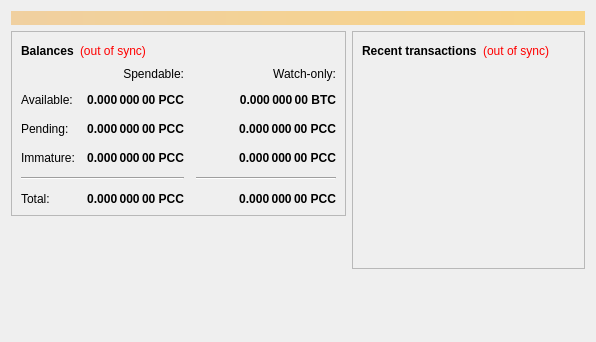
<?xml version="1.0" encoding="UTF-8"?>
<ui version="4.0">
 <class>OverviewPage</class>
 <widget class="QWidget" name="OverviewPage">
  <property name="geometry">
   <rect>
    <x>0</x>
    <y>0</y>
    <width>596</width>
    <height>342</height>
   </rect>
  </property>
  <property name="windowTitle">
   <string>Form</string>
  </property>
  <layout class="QVBoxLayout" name="topLayout">
   <item>
    <widget class="QLabel" name="labelAlerts">
     <property name="visible">
      <bool>false</bool>
     </property>
     <property name="styleSheet">
      <string notr="true">background-color: qlineargradient(x1: 0, y1: 0, x2: 1, y2: 0, stop:0 #F0D0A0, stop:1 #F8D488); color:#000000;</string>
     </property>
     <property name="wordWrap">
      <bool>true</bool>
     </property>
     <property name="margin">
      <number>3</number>
     </property>
    </widget>
   </item>
   <item>
    <layout class="QHBoxLayout" name="horizontalLayout" stretch="1,1">
     <item>
      <layout class="QVBoxLayout" name="verticalLayout_2">
       <item>
        <widget class="QFrame" name="frame">
         <property name="frameShape">
          <enum>QFrame::StyledPanel</enum>
         </property>
         <property name="frameShadow">
          <enum>QFrame::Raised</enum>
         </property>
         <layout class="QVBoxLayout" name="verticalLayout_4">
          <item>
           <layout class="QHBoxLayout" name="horizontalLayout_4">
            <item>
             <widget class="QLabel" name="label_5">
              <property name="font">
               <font>
                <weight>75</weight>
                <bold>true</bold>
               </font>
              </property>
              <property name="text">
               <string>Balances</string>
              </property>
             </widget>
            </item>
            <item>
             <widget class="QLabel" name="labelWalletStatus">
              <property name="cursor">
               <cursorShape>WhatsThisCursor</cursorShape>
              </property>
              <property name="toolTip">
               <string>The displayed information may be out of date. Your wallet automatically synchronizes with the PLNcoin network after a connection is established, but this process has not completed yet.</string>
              </property>
              <property name="styleSheet">
               <string notr="true">QLabel { color: red; }</string>
              </property>
              <property name="text">
               <string notr="true">(out of sync)</string>
              </property>
              <property name="alignment">
               <set>Qt::AlignLeading|Qt::AlignLeft|Qt::AlignVCenter</set>
              </property>
             </widget>
            </item>
            <item>
             <spacer name="horizontalSpacer_3">
              <property name="orientation">
               <enum>Qt::Horizontal</enum>
              </property>
              <property name="sizeHint" stdset="0">
               <size>
                <width>40</width>
                <height>20</height>
               </size>
              </property>
             </spacer>
            </item>
           </layout>
          </item>
          <item>
           <layout class="QGridLayout" name="gridLayout">
            <property name="spacing">
             <number>12</number>
            </property>
            <item row="2" column="2">
             <widget class="QLabel" name="labelWatchPending">
              <property name="font">
               <font>
                <weight>75</weight>
                <bold>true</bold>
               </font>
              </property>
              <property name="cursor">
               <cursorShape>IBeamCursor</cursorShape>
              </property>
              <property name="toolTip">
               <string>Unconfirmed transactions to watch-only addresses</string>
              </property>
              <property name="text">
               <string notr="true">0.000 000 00 PCC</string>
              </property>
              <property name="alignment">
               <set>Qt::AlignRight|Qt::AlignTrailing|Qt::AlignVCenter</set>
              </property>
              <property name="textInteractionFlags">
               <set>Qt::LinksAccessibleByMouse|Qt::TextSelectableByKeyboard|Qt::TextSelectableByMouse</set>
              </property>
             </widget>
            </item>
            <item row="2" column="1">
             <widget class="QLabel" name="labelUnconfirmed">
              <property name="font">
               <font>
                <weight>75</weight>
                <bold>true</bold>
               </font>
              </property>
              <property name="cursor">
               <cursorShape>IBeamCursor</cursorShape>
              </property>
              <property name="toolTip">
               <string>Total of transactions that have yet to be confirmed, and do not yet count toward the spendable balance</string>
              </property>
              <property name="text">
               <string notr="true">0.000 000 00 PCC</string>
              </property>
              <property name="alignment">
               <set>Qt::AlignRight|Qt::AlignTrailing|Qt::AlignVCenter</set>
              </property>
              <property name="textInteractionFlags">
               <set>Qt::LinksAccessibleByMouse|Qt::TextSelectableByKeyboard|Qt::TextSelectableByMouse</set>
              </property>
             </widget>
            </item>
            <item row="3" column="2">
             <widget class="QLabel" name="labelWatchImmature">
              <property name="font">
               <font>
                <weight>75</weight>
                <bold>true</bold>
               </font>
              </property>
              <property name="cursor">
               <cursorShape>IBeamCursor</cursorShape>
              </property>
              <property name="toolTip">
               <string>Mined balance in watch-only addresses that has not yet matured</string>
              </property>
              <property name="text">
               <string notr="true">0.000 000 00 PCC</string>
              </property>
              <property name="alignment">
               <set>Qt::AlignRight|Qt::AlignTrailing|Qt::AlignVCenter</set>
              </property>
              <property name="textInteractionFlags">
               <set>Qt::LinksAccessibleByMouse|Qt::TextSelectableByKeyboard|Qt::TextSelectableByMouse</set>
              </property>
             </widget>
            </item>
            <item row="4" column="0" colspan="2">
             <widget class="Line" name="line">
              <property name="orientation">
               <enum>Qt::Horizontal</enum>
              </property>
             </widget>
            </item>
            <item row="4" column="2">
             <widget class="Line" name="lineWatchBalance">
              <property name="sizePolicy">
               <sizepolicy hsizetype="Preferred" vsizetype="Fixed">
                <horstretch>0</horstretch>
                <verstretch>0</verstretch>
               </sizepolicy>
              </property>
              <property name="minimumSize">
               <size>
                <width>140</width>
                <height>0</height>
               </size>
              </property>
              <property name="orientation">
               <enum>Qt::Horizontal</enum>
              </property>
             </widget>
            </item>
            <item row="5" column="0">
             <widget class="QLabel" name="labelTotalText">
              <property name="text">
               <string>Total:</string>
              </property>
             </widget>
            </item>
            <item row="3" column="1">
             <widget class="QLabel" name="labelImmature">
              <property name="font">
               <font>
                <weight>75</weight>
                <bold>true</bold>
               </font>
              </property>
              <property name="cursor">
               <cursorShape>IBeamCursor</cursorShape>
              </property>
              <property name="toolTip">
               <string>Mined balance that has not yet matured</string>
              </property>
              <property name="text">
               <string notr="true">0.000 000 00 PCC</string>
              </property>
              <property name="alignment">
               <set>Qt::AlignRight|Qt::AlignTrailing|Qt::AlignVCenter</set>
              </property>
              <property name="textInteractionFlags">
               <set>Qt::LinksAccessibleByMouse|Qt::TextSelectableByKeyboard|Qt::TextSelectableByMouse</set>
              </property>
             </widget>
            </item>
            <item row="2" column="3">
             <spacer name="horizontalSpacer_2">
              <property name="orientation">
               <enum>Qt::Horizontal</enum>
              </property>
              <property name="sizeHint" stdset="0">
               <size>
                <width>40</width>
                <height>20</height>
               </size>
              </property>
             </spacer>
            </item>
            <item row="3" column="0">
             <widget class="QLabel" name="labelImmatureText">
              <property name="text">
               <string>Immature:</string>
              </property>
             </widget>
            </item>
            <item row="5" column="1">
             <widget class="QLabel" name="labelTotal">
              <property name="font">
               <font>
                <weight>75</weight>
                <bold>true</bold>
               </font>
              </property>
              <property name="cursor">
               <cursorShape>IBeamCursor</cursorShape>
              </property>
              <property name="toolTip">
               <string>Your current total balance</string>
              </property>
              <property name="text">
               <string notr="true">0.000 000 00 PCC</string>
              </property>
              <property name="alignment">
               <set>Qt::AlignRight|Qt::AlignTrailing|Qt::AlignVCenter</set>
              </property>
              <property name="textInteractionFlags">
               <set>Qt::LinksAccessibleByMouse|Qt::TextSelectableByKeyboard|Qt::TextSelectableByMouse</set>
              </property>
             </widget>
            </item>
            <item row="5" column="2">
             <widget class="QLabel" name="labelWatchTotal">
              <property name="font">
               <font>
                <weight>75</weight>
                <bold>true</bold>
               </font>
              </property>
              <property name="cursor">
               <cursorShape>IBeamCursor</cursorShape>
              </property>
              <property name="toolTip">
               <string>Current total balance in watch-only addresses</string>
              </property>
              <property name="text">
               <string notr="true">0.000 000 00 PCC</string>
              </property>
              <property name="alignment">
               <set>Qt::AlignRight|Qt::AlignTrailing|Qt::AlignVCenter</set>
              </property>
              <property name="textInteractionFlags">
               <set>Qt::LinksAccessibleByMouse|Qt::TextSelectableByKeyboard|Qt::TextSelectableByMouse</set>
              </property>
             </widget>
            </item>
            <item row="0" column="2">
             <widget class="QLabel" name="labelWatchonly">
              <property name="text">
               <string>Watch-only:</string>
              </property>
              <property name="alignment">
               <set>Qt::AlignRight|Qt::AlignTrailing|Qt::AlignVCenter</set>
              </property>
             </widget>
            </item>
            <item row="1" column="0">
             <widget class="QLabel" name="labelBalanceText">
              <property name="text">
               <string>Available:</string>
              </property>
             </widget>
            </item>
            <item row="1" column="1">
             <widget class="QLabel" name="labelBalance">
              <property name="font">
               <font>
                <weight>75</weight>
                <bold>true</bold>
               </font>
              </property>
              <property name="cursor">
               <cursorShape>IBeamCursor</cursorShape>
              </property>
              <property name="toolTip">
               <string>Your current spendable balance</string>
              </property>
              <property name="text">
               <string notr="true">0.000 000 00 PCC</string>
              </property>
              <property name="alignment">
               <set>Qt::AlignRight|Qt::AlignTrailing|Qt::AlignVCenter</set>
              </property>
              <property name="textInteractionFlags">
               <set>Qt::LinksAccessibleByMouse|Qt::TextSelectableByKeyboard|Qt::TextSelectableByMouse</set>
              </property>
             </widget>
            </item>
            <item row="1" column="2">
             <widget class="QLabel" name="labelWatchAvailable">
              <property name="font">
               <font>
                <weight>75</weight>
                <bold>true</bold>
               </font>
              </property>
              <property name="cursor">
               <cursorShape>IBeamCursor</cursorShape>
              </property>
              <property name="toolTip">
               <string>Your current balance in watch-only addresses</string>
              </property>
              <property name="text">
               <string notr="true">0.000 000 00 BTC</string>
              </property>
              <property name="alignment">
               <set>Qt::AlignRight|Qt::AlignTrailing|Qt::AlignVCenter</set>
              </property>
              <property name="textInteractionFlags">
               <set>Qt::LinksAccessibleByMouse|Qt::TextSelectableByKeyboard|Qt::TextSelectableByMouse</set>
              </property>
             </widget>
            </item>
            <item row="2" column="0">
             <widget class="QLabel" name="labelPendingText">
              <property name="text">
               <string>Pending:</string>
              </property>
             </widget>
            </item>
            <item row="0" column="1">
             <widget class="QLabel" name="labelSpendable">
              <property name="text">
               <string>Spendable:</string>
              </property>
              <property name="alignment">
               <set>Qt::AlignRight|Qt::AlignTrailing|Qt::AlignVCenter</set>
              </property>
             </widget>
            </item>
           </layout>
          </item>
         </layout>
        </widget>
       </item>
       <item>
        <spacer name="verticalSpacer">
         <property name="orientation">
          <enum>Qt::Vertical</enum>
         </property>
         <property name="sizeHint" stdset="0">
          <size>
           <width>20</width>
           <height>40</height>
          </size>
         </property>
        </spacer>
       </item>
      </layout>
     </item>
     <item>
      <layout class="QVBoxLayout" name="verticalLayout_3">
       <item>
        <widget class="QFrame" name="frame_2">
         <property name="frameShape">
          <enum>QFrame::StyledPanel</enum>
         </property>
         <property name="frameShadow">
          <enum>QFrame::Raised</enum>
         </property>
         <layout class="QVBoxLayout" name="verticalLayout">
          <item>
           <layout class="QHBoxLayout" name="horizontalLayout_2">
            <item>
             <widget class="QLabel" name="label_4">
              <property name="font">
               <font>
                <weight>75</weight>
                <bold>true</bold>
               </font>
              </property>
              <property name="text">
               <string>Recent transactions</string>
              </property>
             </widget>
            </item>
            <item>
             <widget class="QLabel" name="labelTransactionsStatus">
              <property name="cursor">
               <cursorShape>WhatsThisCursor</cursorShape>
              </property>
              <property name="toolTip">
               <string>The displayed information may be out of date. Your wallet automatically synchronizes with the PLNcoin network after a connection is established, but this process has not completed yet.</string>
              </property>
              <property name="styleSheet">
               <string notr="true">QLabel { color: red; }</string>
              </property>
              <property name="text">
               <string notr="true">(out of sync)</string>
              </property>
              <property name="alignment">
               <set>Qt::AlignRight|Qt::AlignTrailing|Qt::AlignVCenter</set>
              </property>
             </widget>
            </item>
            <item>
             <spacer name="horizontalSpacer">
              <property name="orientation">
               <enum>Qt::Horizontal</enum>
              </property>
              <property name="sizeHint" stdset="0">
               <size>
                <width>40</width>
                <height>20</height>
               </size>
              </property>
             </spacer>
            </item>
           </layout>
          </item>
          <item>
           <widget class="QListView" name="listTransactions">
            <property name="styleSheet">
             <string notr="true">QListView { background: transparent; }</string>
            </property>
            <property name="frameShape">
             <enum>QFrame::NoFrame</enum>
            </property>
            <property name="verticalScrollBarPolicy">
             <enum>Qt::ScrollBarAlwaysOff</enum>
            </property>
            <property name="horizontalScrollBarPolicy">
             <enum>Qt::ScrollBarAlwaysOff</enum>
            </property>
            <property name="selectionMode">
             <enum>QAbstractItemView::NoSelection</enum>
            </property>
           </widget>
          </item>
         </layout>
        </widget>
       </item>
       <item>
        <spacer name="verticalSpacer_2">
         <property name="orientation">
          <enum>Qt::Vertical</enum>
         </property>
         <property name="sizeHint" stdset="0">
          <size>
           <width>20</width>
           <height>40</height>
          </size>
         </property>
        </spacer>
       </item>
      </layout>
     </item>
    </layout>
   </item>
  </layout>
 </widget>
 <resources/>
 <connections/>
</ui>
